Frame 1 (no input): blank canvas, image omitted
Frame 60 (the mouse pressed at the canvas centre just before this capture): blank canvas, image omitted
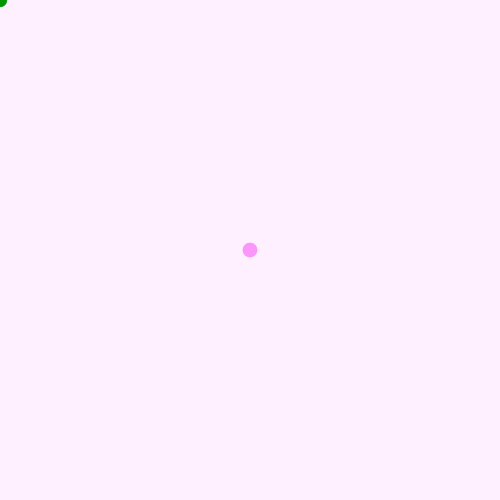
Frame 120 (the mouse held since frame 60 and released just before this capture)

The Processing sketch whose frames 1 and 60 were blank and that drew this single picture after the mouse press (run headless with seeded random() and noise(); from frame 60 on, the mouse is pressed at the canvas centre):

// Processing sketch: sketch_colourBubbleDraw
// ── sketch_colourBubbleDraw.pde
void setup(){
  size(500,500);
  background(255,240,255);
  noStroke();
  frameRate(30);
}

void draw(){
  fill(mouseX,150,mouseY, 100);
  circle(mouseX,mouseY,random(10)+5);
  
}
